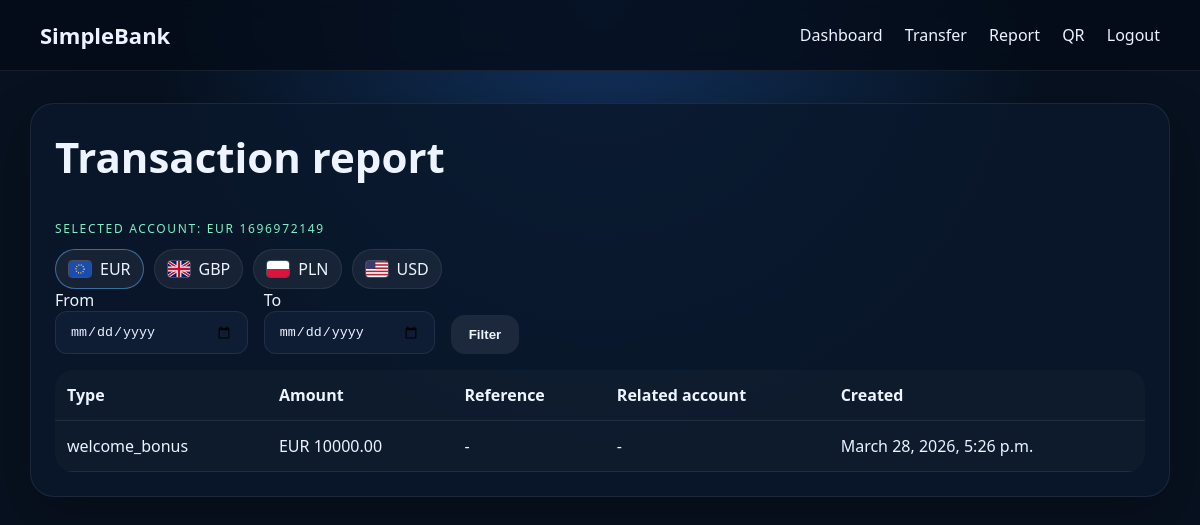
/app/report/ (signed in), run on an earlier commit of the app's database.
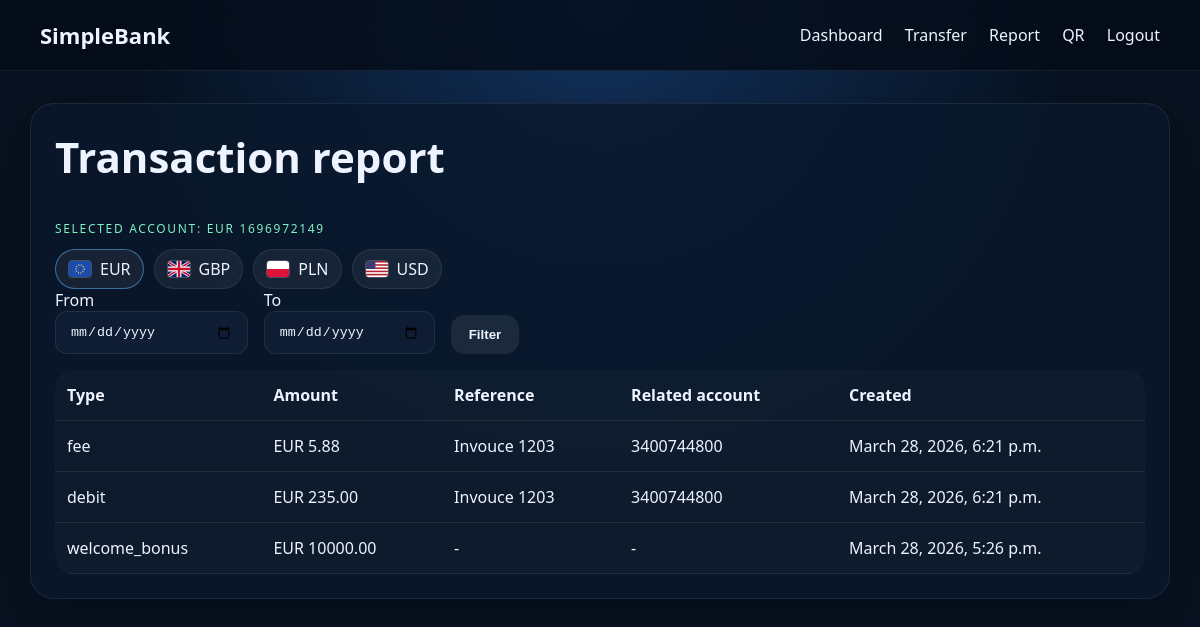
And on a later commit of the database.
### accounts/models.py (models this page shows, shortened)
class BankAccount(models.Model):
    user = models.ForeignKey(settings.AUTH_USER_MODEL, on_delete=models.CASCADE, related_name="accounts")
    account_number = models.CharField(max_length=10, unique=True)
    swift_code = models.CharField(max_length=11, blank=True)
    balance = models.DecimalField(max_digits=14, decimal_places=2, default=Decimal("0.00"))
    reserved_balance = models.DecimalField(max_digits=14, decimal_places=2, default=Decimal("0.00"))
    currency = models.CharField(max_length=3, choices=AccountCurrency.choices, default=AccountCurrency.EUR)
    status = models.CharField(max_length=20, choices=AccountStatus.choices, default=AccountStatus.ACTIVE)
    created_at = models.DateTimeField(auto_now_add=True)
    updated_at = models.DateTimeField(auto_now=True)
    class Meta:
        ordering = ["currency", "account_number"]
        constraints = [
            models.UniqueConstraint(fields=["user", "currency"], name="unique_currency_account_per_user"),
        ]
    @property
    def flag_file(self):
        return get_currency_metadata(self.currency)["flag_file"]

### transactions/models.py (models this page shows, shortened)
class Transaction(models.Model):
    account = models.ForeignKey("accounts.BankAccount", on_delete=models.CASCADE, related_name="transactions")
    related_account = models.ForeignKey("accounts.BankAccount", on_delete=models.SET_NULL, null=True, blank=True, related_name="related_transactions")
    transfer = models.ForeignKey(Transfer, on_delete=models.SET_NULL, null=True, blank=True, related_name="transactions")
    type = models.CharField(max_length=20, choices=TransactionType.choices)
    status = models.CharField(max_length=20, choices=TransactionStatus.choices, default=TransactionStatus.COMPLETED)
    amount = models.DecimalField(max_digits=14, decimal_places=2)
    fee_amount = models.DecimalField(max_digits=14, decimal_places=2, default=Decimal("0.00"))
    reference = models.CharField(max_length=255, blank=True)
    description = models.CharField(max_length=255, blank=True)
    created_at = models.DateTimeField(auto_now_add=True)
    processed_at = models.DateTimeField(null=True, blank=True, default=None)
    class Meta:
        ordering = ["-created_at", "-id"]

### webui/views.py (the view)
        def wrapped(request, *args, **kwargs):
            if request.user.role not in roles:
                messages.error(request, "You do not have permission to access this page.")
                return redirect("dashboard")
            return view_func(request, *args, **kwargs)

### accounts/currencies.py (called while the page is built)
def get_currency_metadata(currency):
    return CURRENCY_METADATA[currency]

### accounts/services.py (called while the page is built)
def get_user_accounts(user):
    return user.accounts.all().order_by("currency")

def get_user_account(*, user, currency=None, account_number=None):
    queryset = user.accounts.all()
    if account_number:
        return queryset.get(account_number=account_number)
    if currency:
        try:
            return queryset.get(currency=currency)
        except BankAccount.DoesNotExist:
            return user.bank_account
    return user.bank_account

### users/models.py (called while the page is built)
    @property
    def bank_account(self):
        return self.accounts.filter(currency=self.default_currency).first() or self.accounts.first()

### webui/views.py (called while the page is built)
def _get_selected_account(user, query_params):
    return get_user_account(user=user, currency=query_params.get("currency"))

def role_required(*roles):
    def decorator(view_func):
        def wrapped(request, *args, **kwargs):
            if request.user.role not in roles:
                messages.error(request, "You do not have permission to access this page.")
                return redirect("dashboard")
            return view_func(request, *args, **kwargs)
        return login_required(wrapped)
    return decorator

@role_required(UserRole.USER)
def report_view(request):
    selected_account = _get_selected_account(request.user, request.GET)
    transactions = selected_account.transactions.select_related("related_account")
    from_date = parse_date(request.GET.get("from", ""))
    to_date = parse_date(request.GET.get("to", ""))
    if from_date:
        transactions = transactions.filter(created_at__date__gte=from_date)
    if to_date:
        transactions = transactions.filter(created_at__date__lte=to_date)
    return render(
        request,
        "webui/report.html",
        {
            "transactions": transactions[:100],
            "account": selected_account,
            "all_accounts": get_user_accounts(request.user),
            "from": request.GET.get("from", ""),
            "to": request.GET.get("to", ""),
        },
    )

### templates/webui/report.html (shortened to what this page needs)
{% extends "webui/base.html" %}
{% block content %}
<section class="panel">
    <h1>Transaction report</h1>
    <p class="eyebrow">Selected account: {{ account.currency }} {{ account.account_number }}</p>
    <div class="account-chip-list">
        {% for item in all_accounts %}
            <a class="currency-chip chip-link{% if item.account_number == account.account_number %} active{% endif %}" href="{% url 'report' %}?currency={{ item.currency }}">
                <img class="currency-flag tiny" src="/static/{{ item.flag_file }}" alt="{{ item.currency }} flag">
                <span>{{ item.currency }}</span>
            </a>
        {% endfor %}
    </div>
    <form method="get" class="filter-row">
        <label>From <input type="date" name="from" value="{{ from }}"></label>
        <label>To <input type="date" name="to" value="{{ to }}"></label>
        <button class="button secondary" type="submit">Filter</button>
    </form>
    <table>
        <thead><tr><th>Type</th><th>Amount</th><th>Reference</th><th>Related account</th><th>Created</th></tr></thead>
        <tbody>
            {% for tx in transactions %}
                <tr>
                    <td>{{ tx.type }}</td>
                    <td>{{ tx.account.currency }} {{ tx.amount }}</td>
                    <td>{{ tx.reference|default:"-" }}</td>
                    <td>{{ tx.related_account.account_number|default:"-" }}</td>
                    <td>{{ tx.created_at }}</td>
                </tr>
            {% empty %}
                <tr><td colspan="5">No matching transactions.</td></tr>
            {% endfor %}
        </tbody>
    </table>
</section>
{% endblock %}

### templates/webui/base.html (shortened to what this page needs)
<!DOCTYPE html>
<html lang="en">
<head>
    <link rel="stylesheet" href="/static/webui/app.css">
</head>
<body>
    <header class="topbar">
        <div class="brand">SimpleBank</div>
        <nav>
            {% if request.user.is_authenticated %}
                <a href="{% url 'dashboard' %}">Dashboard</a>
                {% if request.user.role == 'user' %}
                    <a href="{% url 'transfer' %}">Transfer</a>
                    <a href="{% url 'report' %}">Report</a>
                    <a href="{% url 'qr' %}">QR</a>
                {% endif %}
                <a href="{% url 'logout' %}">Logout</a>
            {% else %}
                <a href="{% url 'login' %}">Login</a>
                <a href="{% url 'register' %}">Register</a>
            {% endif %}
        </nav>
    </header>
    <main class="page-shell">
        {% block content %}{% endblock %}
    </main>
</body>
</html>

### static/webui/app.css (style rules this page uses)
:root { color-scheme: light; --bg: #07111f; --surface: rgba(10, 24, 44, 0.85); --surface-soft: #0e1d34; --text: #edf3ff; --muted: #9fb4d1; --primary: #5cb8ff; --accent: #7ef0c1; --danger: #ff6d7b; --border: rgba(255,255,255,0.08); }
body { margin: 0; font-family: Segoe UI, Arial, sans-serif; background: radial-gradient(circle at top, #12325d 0%, var(--bg) 55%); color: var(--text); }
.topbar, .page-shell, .panel, .hero-card, table, input, button, a, select { box-sizing: border-box; }
.topbar { display: flex; justify-content: space-between; align-items: center; padding: 20px 40px; border-bottom: 1px solid var(--border); background: rgba(4, 12, 24, 0.8); backdrop-filter: blur(10px); }
.topbar nav a, .brand { color: var(--text); text-decoration: none; margin-left: 18px; }
.brand { font-weight: 700; font-size: 22px; margin-left: 0; }
.page-shell { max-width: 1180px; margin: 0 auto; padding: 32px 20px 60px; }
.hero h1, .panel h1 { margin-top: 0; font-size: 42px; }
.panel, .hero-card { background: var(--surface); border: 1px solid var(--border); border-radius: 24px; padding: 24px; box-shadow: 0 20px 50px rgba(0,0,0,0.25); }
.eyebrow { color: var(--accent); text-transform: uppercase; letter-spacing: 0.14em; font-size: 12px; }
.button { display: inline-block; text-decoration: none; border: none; border-radius: 14px; padding: 12px 18px; cursor: pointer; font-weight: 600; }
.button.secondary { background: rgba(255,255,255,0.08); color: var(--text); }
input, textarea, select { width: 100%; padding: 12px 14px; border-radius: 12px; border: 1px solid var(--border); background: var(--surface-soft); color: var(--text); }
table { width: 100%; border-collapse: collapse; margin-top: 16px; background: rgba(255,255,255,0.02); border-radius: 18px; overflow: hidden; }
th, td { padding: 14px 12px; border-bottom: 1px solid var(--border); text-align: left; }
.filter-row { display: flex; gap: 16px; flex-wrap: wrap; align-items: end; }
.currency-flag { width: 32px; height: 22px; border-radius: 6px; border: 1px solid rgba(255,255,255,0.2); object-fit: cover; }
.currency-flag.tiny { width: 22px; height: 16px; border-radius: 4px; }
.account-chip-list { display: flex; gap: 10px; flex-wrap: wrap; margin-top: 12px; }
.currency-chip { display: inline-flex; align-items: center; gap: 8px; padding: 8px 12px; border-radius: 999px; background: rgba(255,255,255,0.06); border: 1px solid var(--border); }
.chip-link { text-decoration: none; color: var(--text); }
.chip-link.active { border-color: rgba(92, 184, 255, 0.5); }

What changed in the data, as far as the page shows it:
added Transaction: type "fee", account.currency "EUR", amount "5.88", reference "Invouce 1203", related_account.account_number "3400744800", created_at "March 28, 2026, 6:21 p.m."
added Transaction: type "debit", account.currency "EUR", amount "235.00", reference "Invouce 1203", related_account.account_number "3400744800", created_at "March 28, 2026, 6:21 p.m."
